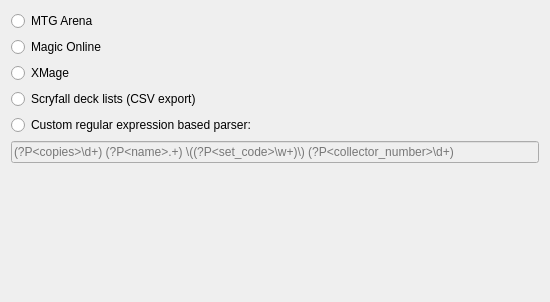
<?xml version="1.0" encoding="UTF-8"?>
<ui version="4.0">
 <class>WizardPage</class>
 <widget class="QWizardPage" name="WizardPage">
  <property name="geometry">
   <rect>
    <x>0</x>
    <y>0</y>
    <width>550</width>
    <height>302</height>
   </rect>
  </property>
  <property name="title">
   <string>Import a deck list for printing</string>
  </property>
  <property name="subTitle">
   <string>Select which kind of deck list you want to import.</string>
  </property>
  <layout class="QVBoxLayout" name="verticalLayout">
   <item>
    <widget class="QRadioButton" name="select_parser_mtg_arena">
     <property name="text">
      <string>MTG Arena</string>
     </property>
    </widget>
   </item>
   <item>
    <widget class="QRadioButton" name="select_parser_mtg_online">
     <property name="text">
      <string>Magic Online</string>
     </property>
    </widget>
   </item>
   <item>
    <widget class="QRadioButton" name="select_parser_xmage">
     <property name="text">
      <string>XMage</string>
     </property>
    </widget>
   </item>
   <item>
    <widget class="QRadioButton" name="select_parser_scryfall_csv">
     <property name="text">
      <string>Scryfall deck lists (CSV export)</string>
     </property>
    </widget>
   </item>
   <item>
    <widget class="QRadioButton" name="select_parser_custom_re">
     <property name="toolTip">
      <string>Specify a custom regular expression to parse each deck list line in the input field below</string>
     </property>
     <property name="text">
      <string>Custom regular expression based parser:</string>
     </property>
    </widget>
   </item>
   <item>
    <widget class="QLineEdit" name="custom_re_input">
     <property name="enabled">
      <bool>false</bool>
     </property>
     <property name="placeholderText">
      <string>(?P&lt;copies&gt;\d+) (?P&lt;name&gt;.+) \((?P&lt;set_code&gt;\w+)\) (?P&lt;collector_number&gt;\d+)</string>
     </property>
     <property name="clearButtonEnabled">
      <bool>true</bool>
     </property>
    </widget>
   </item>
   <item>
    <spacer name="verticalSpacer">
     <property name="orientation">
      <enum>Qt::Vertical</enum>
     </property>
     <property name="sizeHint" stdset="0">
      <size>
       <width>20</width>
       <height>40</height>
      </size>
     </property>
    </spacer>
   </item>
  </layout>
 </widget>
 <resources/>
 <connections>
  <connection>
   <sender>select_parser_custom_re</sender>
   <signal>toggled(bool)</signal>
   <receiver>custom_re_input</receiver>
   <slot>setEnabled(bool)</slot>
   <hints>
    <hint type="sourcelabel">
     <x>102</x>
     <y>220</y>
    </hint>
    <hint type="destinationlabel">
     <x>106</x>
     <y>255</y>
    </hint>
   </hints>
  </connection>
  <connection>
   <sender>select_parser_mtg_arena</sender>
   <signal>clicked()</signal>
   <receiver>WizardPage</receiver>
   <slot>isComplete()</slot>
   <hints>
    <hint type="sourcelabel">
     <x>20</x>
     <y>20</y>
    </hint>
    <hint type="destinationlabel">
     <x>20</x>
     <y>20</y>
    </hint>
   </hints>
  </connection>
  <connection>
   <sender>select_parser_mtg_online</sender>
   <signal>clicked()</signal>
   <receiver>WizardPage</receiver>
   <slot>isComplete()</slot>
   <hints>
    <hint type="sourcelabel">
     <x>20</x>
     <y>20</y>
    </hint>
    <hint type="destinationlabel">
     <x>20</x>
     <y>20</y>
    </hint>
   </hints>
  </connection>
  <connection>
   <sender>select_parser_scryfall_csv</sender>
   <signal>clicked()</signal>
   <receiver>WizardPage</receiver>
   <slot>isComplete()</slot>
   <hints>
    <hint type="sourcelabel">
     <x>20</x>
     <y>20</y>
    </hint>
    <hint type="destinationlabel">
     <x>20</x>
     <y>20</y>
    </hint>
   </hints>
  </connection>
  <connection>
   <sender>select_parser_custom_re</sender>
   <signal>clicked()</signal>
   <receiver>WizardPage</receiver>
   <slot>isComplete()</slot>
   <hints>
    <hint type="sourcelabel">
     <x>20</x>
     <y>20</y>
    </hint>
    <hint type="destinationlabel">
     <x>20</x>
     <y>20</y>
    </hint>
   </hints>
  </connection>
  <connection>
   <sender>select_parser_xmage</sender>
   <signal>clicked()</signal>
   <receiver>WizardPage</receiver>
   <slot>isComplete()</slot>
  </connection>
 </connections>
</ui>
